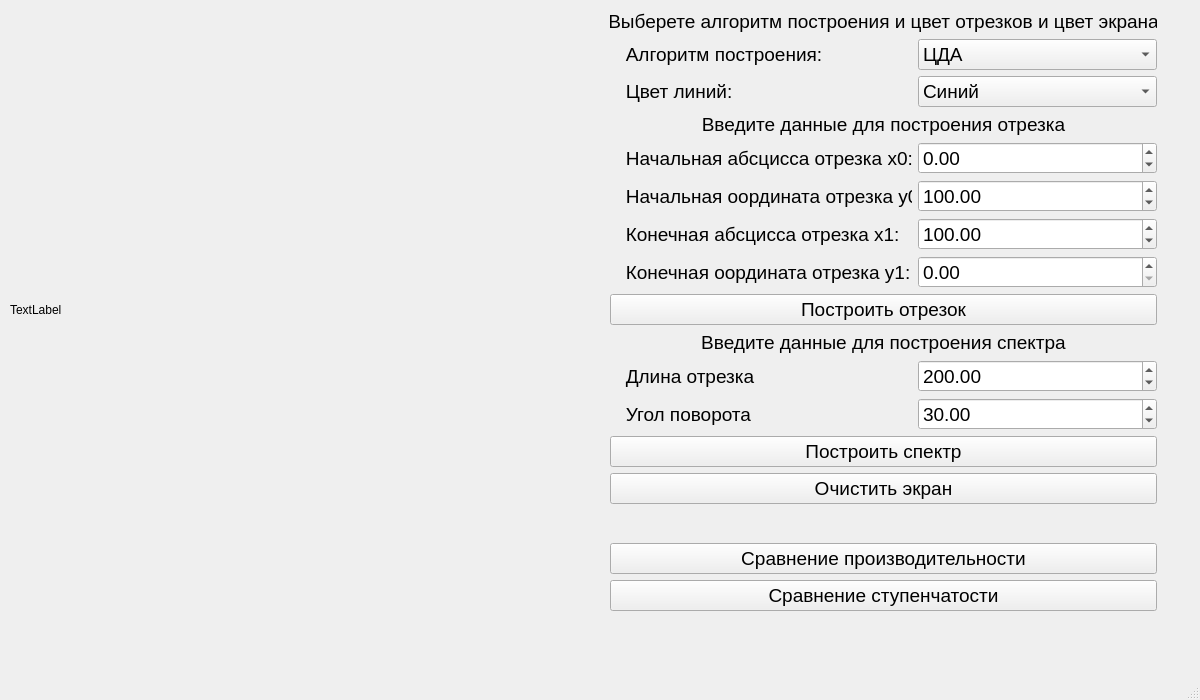
<?xml version="1.0" encoding="UTF-8"?>
<ui version="4.0">
 <class>MainWindow</class>
 <widget class="QMainWindow" name="MainWindow">
  <property name="geometry">
   <rect>
    <x>0</x>
    <y>0</y>
    <width>1200</width>
    <height>700</height>
   </rect>
  </property>
  <property name="minimumSize">
   <size>
    <width>1200</width>
    <height>650</height>
   </size>
  </property>
  <property name="maximumSize">
   <size>
    <width>1200</width>
    <height>700</height>
   </size>
  </property>
  <property name="windowTitle">
   <string>MainWindow</string>
  </property>
  <widget class="QWidget" name="centralwidget">
   <widget class="QWidget" name="layoutWidget">
    <property name="geometry">
     <rect>
      <x>610</x>
      <y>10</y>
      <width>547</width>
      <height>601</height>
     </rect>
    </property>
    <layout class="QVBoxLayout" name="verticalLayout_4" stretch="0,0,0,0,0,0">
     <item>
      <widget class="QLabel" name="label_8">
       <property name="font">
        <font>
         <pointsize>14</pointsize>
        </font>
       </property>
       <property name="text">
        <string>Выберете алгоритм построения и цвет отрезков и цвет экрана</string>
       </property>
       <property name="alignment">
        <set>Qt::AlignCenter</set>
       </property>
      </widget>
     </item>
     <item>
      <layout class="QGridLayout" name="gridLayout_2" rowstretch="1,0,0,0,0,0,0,0,0,0,0,0,0,0,0,0,0,0" columnstretch="0,0">
       <item row="16" column="1">
        <widget class="QDoubleSpinBox" name="spin_angle">
         <property name="font">
          <font>
           <pointsize>14</pointsize>
          </font>
         </property>
         <property name="minimum">
          <double>-100.000000000000000</double>
         </property>
         <property name="maximum">
          <double>1000.000000000000000</double>
         </property>
         <property name="singleStep">
          <double>0.100000000000000</double>
         </property>
         <property name="value">
          <double>30.000000000000000</double>
         </property>
        </widget>
       </item>
       <item row="12" column="0">
        <widget class="QLabel" name="label_21">
         <property name="font">
          <font>
           <pointsize>14</pointsize>
          </font>
         </property>
         <property name="text">
          <string>   Длина отрезка</string>
         </property>
        </widget>
       </item>
       <item row="16" column="0">
        <widget class="QLabel" name="label_7">
         <property name="font">
          <font>
           <pointsize>14</pointsize>
          </font>
         </property>
         <property name="text">
          <string>   Угол поворота</string>
         </property>
        </widget>
       </item>
       <item row="11" column="0" colspan="2">
        <widget class="QLabel" name="label">
         <property name="font">
          <font>
           <pointsize>14</pointsize>
          </font>
         </property>
         <property name="text">
          <string>Введите данные для построения спектра</string>
         </property>
         <property name="alignment">
          <set>Qt::AlignCenter</set>
         </property>
        </widget>
       </item>
       <item row="12" column="1">
        <widget class="QDoubleSpinBox" name="spin_length">
         <property name="font">
          <font>
           <pointsize>14</pointsize>
          </font>
         </property>
         <property name="minimum">
          <double>0.000000000000000</double>
         </property>
         <property name="maximum">
          <double>1000.000000000000000</double>
         </property>
         <property name="singleStep">
          <double>0.100000000000000</double>
         </property>
         <property name="value">
          <double>200.000000000000000</double>
         </property>
        </widget>
       </item>
       <item row="4" column="0">
        <widget class="QLabel" name="label_2">
         <property name="font">
          <font>
           <family>Lucida Grande</family>
           <pointsize>14</pointsize>
          </font>
         </property>
         <property name="text">
          <string>   Начальная абсцисса отрезка x0:</string>
         </property>
        </widget>
       </item>
       <item row="4" column="1">
        <widget class="QDoubleSpinBox" name="spin_sx">
         <property name="font">
          <font>
           <pointsize>14</pointsize>
          </font>
         </property>
         <property name="minimum">
          <double>-1000.000000000000000</double>
         </property>
         <property name="maximum">
          <double>1000.000000000000000</double>
         </property>
         <property name="value">
          <double>0.000000000000000</double>
         </property>
        </widget>
       </item>
       <item row="1" column="1">
        <widget class="QComboBox" name="combo_algo">
         <property name="font">
          <font>
           <pointsize>14</pointsize>
          </font>
         </property>
         <item>
          <property name="text">
           <string>ЦДА</string>
          </property>
         </item>
         <item>
          <property name="text">
           <string>Брезенхем (float)</string>
          </property>
         </item>
         <item>
          <property name="text">
           <string>Брезенхем (int)</string>
          </property>
         </item>
         <item>
          <property name="text">
           <string>Брезенхем (устр. ступ.)</string>
          </property>
         </item>
         <item>
          <property name="text">
           <string>Ву</string>
          </property>
         </item>
         <item>
          <property name="text">
           <string>Библиотечная функция</string>
          </property>
         </item>
        </widget>
       </item>
       <item row="3" column="0" colspan="2">
        <widget class="QLabel" name="label_5">
         <property name="font">
          <font>
           <pointsize>14</pointsize>
          </font>
         </property>
         <property name="text">
          <string>Введите данные для построения отрезка</string>
         </property>
         <property name="alignment">
          <set>Qt::AlignCenter</set>
         </property>
        </widget>
       </item>
       <item row="6" column="1">
        <widget class="QDoubleSpinBox" name="spin_ex">
         <property name="font">
          <font>
           <pointsize>14</pointsize>
          </font>
         </property>
         <property name="decimals">
          <number>2</number>
         </property>
         <property name="minimum">
          <double>-100000000.000000000000000</double>
         </property>
         <property name="maximum">
          <double>1000.000000000000000</double>
         </property>
         <property name="value">
          <double>100.000000000000000</double>
         </property>
        </widget>
       </item>
       <item row="5" column="0">
        <widget class="QLabel" name="label_11">
         <property name="font">
          <font>
           <pointsize>14</pointsize>
          </font>
         </property>
         <property name="text">
          <string>   Начальная оордината отрезка y0:</string>
         </property>
        </widget>
       </item>
       <item row="7" column="1">
        <widget class="QDoubleSpinBox" name="spin_ey">
         <property name="font">
          <font>
           <pointsize>14</pointsize>
          </font>
         </property>
         <property name="maximum">
          <double>1000.000000000000000</double>
         </property>
         <property name="value">
          <double>0.000000000000000</double>
         </property>
        </widget>
       </item>
       <item row="5" column="1">
        <widget class="QDoubleSpinBox" name="spin_sy">
         <property name="font">
          <font>
           <pointsize>14</pointsize>
          </font>
         </property>
         <property name="minimum">
          <double>-1000.000000000000000</double>
         </property>
         <property name="maximum">
          <double>1000.000000000000000</double>
         </property>
         <property name="value">
          <double>100.000000000000000</double>
         </property>
        </widget>
       </item>
       <item row="10" column="0" colspan="2">
        <widget class="QPushButton" name="push_line">
         <property name="font">
          <font>
           <pointsize>14</pointsize>
          </font>
         </property>
         <property name="text">
          <string>Построить отрезок</string>
         </property>
        </widget>
       </item>
       <item row="6" column="0">
        <widget class="QLabel" name="label_3">
         <property name="font">
          <font>
           <family>Lucida Grande</family>
           <pointsize>14</pointsize>
          </font>
         </property>
         <property name="text">
          <string>   Конечная абсцисса отрезка x1:</string>
         </property>
        </widget>
       </item>
       <item row="2" column="0">
        <widget class="QLabel" name="label_4">
         <property name="font">
          <font>
           <pointsize>14</pointsize>
          </font>
         </property>
         <property name="text">
          <string>   Цвет линий:</string>
         </property>
        </widget>
       </item>
       <item row="7" column="0">
        <widget class="QLabel" name="label_9">
         <property name="font">
          <font>
           <pointsize>14</pointsize>
          </font>
         </property>
         <property name="text">
          <string>   Конечная оордината отрезка y1:</string>
         </property>
        </widget>
       </item>
       <item row="2" column="1">
        <widget class="QComboBox" name="combo_color">
         <property name="font">
          <font>
           <pointsize>14</pointsize>
          </font>
         </property>
         <item>
          <property name="text">
           <string>Синий</string>
          </property>
         </item>
         <item>
          <property name="text">
           <string>Чёрный</string>
          </property>
         </item>
         <item>
          <property name="text">
           <string>Красный</string>
          </property>
         </item>
         <item>
          <property name="text">
           <string>Зелёный</string>
          </property>
         </item>
         <item>
          <property name="text">
           <string>Белый</string>
          </property>
         </item>
        </widget>
       </item>
       <item row="1" column="0">
        <widget class="QLabel" name="label_6">
         <property name="font">
          <font>
           <pointsize>14</pointsize>
          </font>
         </property>
         <property name="text">
          <string>   Алгоритм построения:</string>
         </property>
        </widget>
       </item>
       <item row="17" column="0" colspan="2">
        <widget class="QPushButton" name="button_spec">
         <property name="font">
          <font>
           <pointsize>14</pointsize>
          </font>
         </property>
         <property name="text">
          <string>Построить спектр</string>
         </property>
        </widget>
       </item>
      </layout>
     </item>
     <item>
      <widget class="QPushButton" name="button_clean">
       <property name="font">
        <font>
         <family>Lucida Grande</family>
         <pointsize>14</pointsize>
        </font>
       </property>
       <property name="text">
        <string>Очистить экран</string>
       </property>
      </widget>
     </item>
     <item>
      <spacer name="verticalSpacer">
       <property name="orientation">
        <enum>Qt::Vertical</enum>
       </property>
       <property name="sizeHint" stdset="0">
        <size>
         <width>20</width>
         <height>40</height>
        </size>
       </property>
      </spacer>
     </item>
     <item>
      <widget class="QPushButton" name="button_bench">
       <property name="font">
        <font>
         <pointsize>14</pointsize>
        </font>
       </property>
       <property name="text">
        <string>Сравнение производительности</string>
       </property>
      </widget>
     </item>
     <item>
      <widget class="QPushButton" name="button_step">
       <property name="font">
        <font>
         <pointsize>14</pointsize>
        </font>
       </property>
       <property name="text">
        <string>Сравнение ступенчатости</string>
       </property>
      </widget>
     </item>
    </layout>
   </widget>
   <widget class="QWidget" name="horizontalWidget" native="true">
    <property name="geometry">
     <rect>
      <x>10</x>
      <y>10</y>
      <width>600</width>
      <height>600</height>
     </rect>
    </property>
    <property name="minimumSize">
     <size>
      <width>600</width>
      <height>600</height>
     </size>
    </property>
    <property name="maximumSize">
     <size>
      <width>600</width>
      <height>600</height>
     </size>
    </property>
    <layout class="QHBoxLayout" name="horizontalLayout_4">
     <item>
      <widget class="QLabel" name="label_10">
       <property name="text">
        <string>TextLabel</string>
       </property>
      </widget>
     </item>
    </layout>
   </widget>
  </widget>
  <widget class="QMenuBar" name="menubar">
   <property name="geometry">
    <rect>
     <x>0</x>
     <y>0</y>
     <width>1200</width>
     <height>24</height>
    </rect>
   </property>
  </widget>
  <widget class="QStatusBar" name="statusbar"/>
 </widget>
 <resources/>
 <connections/>
</ui>
